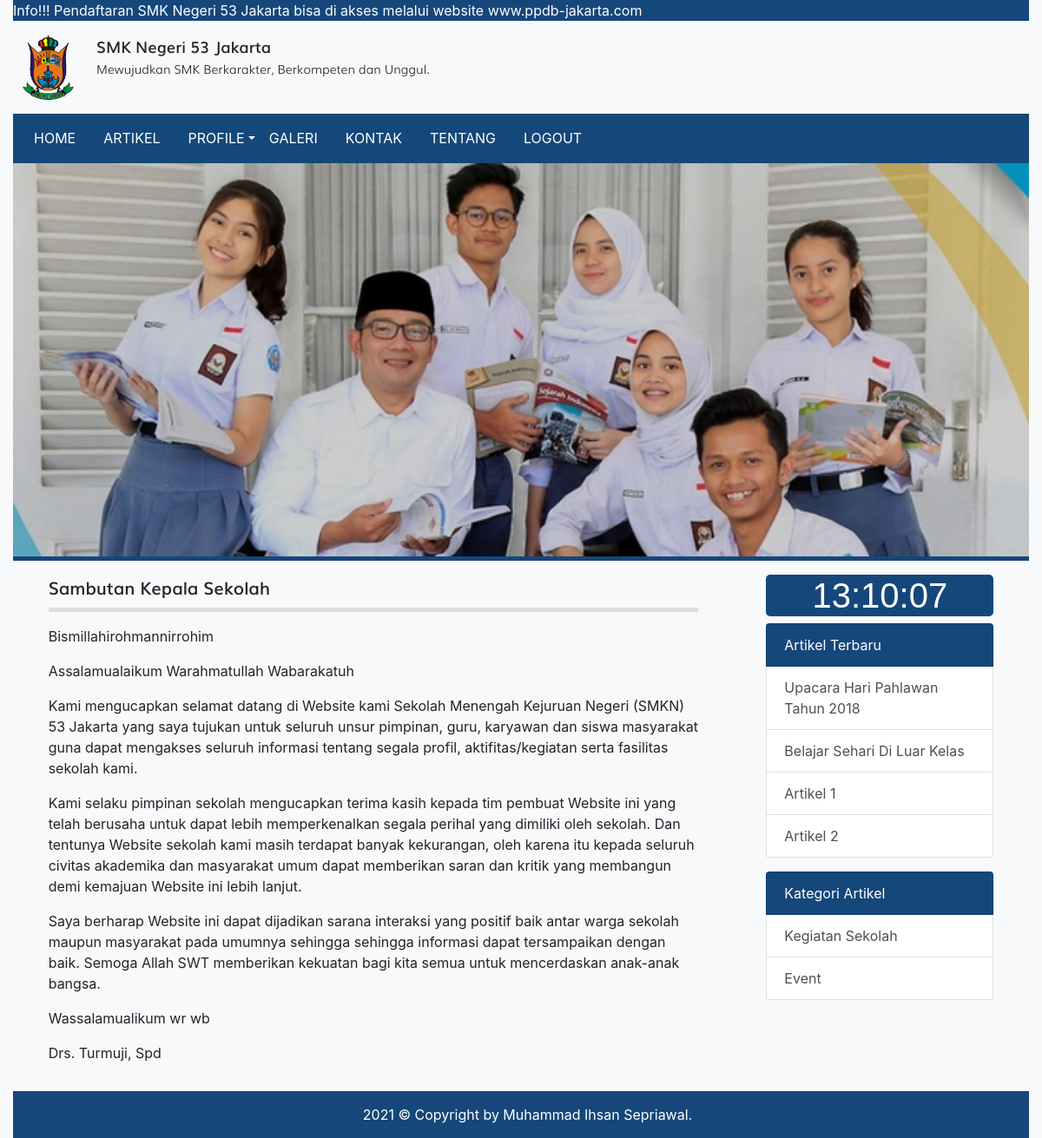
Page /sambutan.php on the committed database.
### tables this page shows
CREATE TABLE `tbl_sambutan` (
  `id` int(11) NOT NULL,
  `sambutan` text DEFAULT NULL
);

CREATE TABLE `tbl_artikel` (
  `id` int(11) NOT NULL,
  `judul` varchar(255) DEFAULT NULL,
  `isi` text DEFAULT NULL,
  `tanggal` date DEFAULT NULL,
  `foto` varchar(100) DEFAULT NULL,
  `id_kategori` int(11) DEFAULT NULL
);

CREATE TABLE `tbl_kategori_artikel` (
  `id` int(11) NOT NULL,
  `nama_kategori` varchar(30) DEFAULT NULL
);

### sambutan.php (the view, shortened to what this page needs)
<?php
require_once 'koneksi.php';
$query = mysqli_query($koneksi, "SELECT * FROM tbl_sambutan WHERE id = 1");
$sambutan = mysqli_fetch_assoc($query);
?>
<!DOCTYPE html>
<html>
<head>
	<link rel="stylesheet" href="resources/fonts/stylesheet.css">
	<link rel="stylesheet" href="resources/css/bootstrap.min.css">
	<link rel="stylesheet" href="resources/css/styles.css">
</head>
<body>
	<div class="container-fluid bg-light">
		<div class="marquee">
			<marquee direction="left">Info!!! Pendaftaran SMK Negeri 53 Jakarta bisa di akses melalui website www.ppdb-jakarta.com</marquee>
		</div>
		<div class="logo clearfix">
			<div class="float-left mt-3 mb-3">
				<img src="resources/images/logo53.png" alt="Logo Sekolah" width="80px" height="75px" class="float-left mr-3">
				<div class="text float-right">
					<span class="smk">SMK Negeri 53 Jakarta</span><br>
					<span class="visi">Mewujudkan SMK Berkarakter, Berkompeten dan Unggul.</span>
				</div>
			</div>
		</div>
		<?php require_once 'navbar.php'; ?>
		<div class="hero">
			<img src="resources/images/banner-siswa.jpg" alt="">
		</div>
		<div class="row p-3 justify-content-center">
			<div class="col-md-8">
				<div class="title mb-3">
					Sambutan Kepala Sekolah
				</div>
				<div class="artikel">
					<?= $sambutan['sambutan'] ?>
				</div>
			</div>
			<?php require_once 'sidebar.php'; ?>
		</div>
		<div class="text-white foot">
			2021 © Copyright by Muhammad Ihsan Sepriawal.
		</div>
	</div>
</body>
</html>

### sidebar.php (shortened to what this page needs)
<?php
$query_artikel_terbaru = mysqli_query($koneksi, "SELECT * FROM tbl_artikel ORDER BY tanggal ASC LIMIT 4");
$query_kategori_artikel= mysqli_query($koneksi, "SELECT * FROM tbl_kategori_artikel LIMIT 4");
?>
<div class="col-md-3 ml-5">
	<div class="list-group">
		 <h1 class="text-center" style="font-size: 40px; font-family: arial; background-color: #15477A; border-radius: 5px; color: #fff;" id="jam"></h1>
	</div>
	<div class="list-group">
		<span class="list-group-item text-white" style="background-color: #15477A;">Artikel Terbaru</span>
		<?php while($artikel_terbaru = mysqli_fetch_assoc($query_artikel_terbaru)) : ?>
			<a href="detail_artikel.php?id=<?= $artikel_terbaru['id'] ?>" class="list-group-item list-group-item-action"><?= $artikel_terbaru['judul'] ?></a>
		<?php endwhile; ?>
	</div>
	<div class="list-group">
		<span class="list-group-item text-white mt-3" style="background-color: #15477A;">Kategori Artikel</span>
		<?php while($kategori_artikel = mysqli_fetch_assoc($query_kategori_artikel)) : ?>
			<a href="kategori.php?id=<?= $kategori_artikel['id'] ?>" class="list-group-item list-group-item-action"><?= $kategori_artikel['nama_kategori'] ?></a>
		<?php endwhile; ?>
	</div>
</div>

### resources/css/styles.css (style rules this page uses)
body { background-image: url('../images/bg_all.jpg'); }
.marquee { background-color: #15477A; color: #fff; }
.smk { font-family: 'mulisemibold'; font-size: 18px; }
.visi { font-family: 'mulilight'; font-size: 14px; }
.hero { border-bottom: 5px solid #15477A; }
.hero img { width: 100%; }
.title { font-family: 'mulisemibold'; font-size: 20px; padding-bottom: 7.5px; border-bottom: 5px solid #ddd }
.foot { background-color: #15477A; padding: 15px 15px 15px 30px; text-align: center; }

### rows in the picture
tbl_sambutan: sambutan "Bismillahirohmannirrohim Assalamualaikum Warahmatullah Wabarakatuh Kami mengucapkan selamat datang di Website kami Sekolah Menengah Kejuruan Negeri (SMKN) 53 Jakarta yang saya tujukan untuk seluruh unsur pimpinan, guru, karyawan dan siswa masyarakat guna dapat mengakses seluruh informasi tentang segala profil, aktifitas/kegiatan serta fasilitas sekolah kami. Kami selaku pimpinan sekolah mengucapkan terima kasih kepada tim pembuat Website ini yang telah berusaha untuk dapat lebih memperkenalkan segala perihal yang dimiliki oleh sekolah. Dan tentunya Website sekolah kami masih terdapat banyak kekurangan, oleh karena itu kepada seluruh civitas akademika dan masyarakat umum dapat memberikan…"
tbl_artikel: judul "Upacara Hari Pahlawan Tahun 2018"
tbl_artikel: judul "Belajar Sehari Di Luar Kelas"
tbl_artikel: judul "Artikel 1"
tbl_artikel: judul "Artikel 2"
tbl_kategori_artikel: nama_kategori "Kegiatan Sekolah"
tbl_kategori_artikel: nama_kategori "Event"
